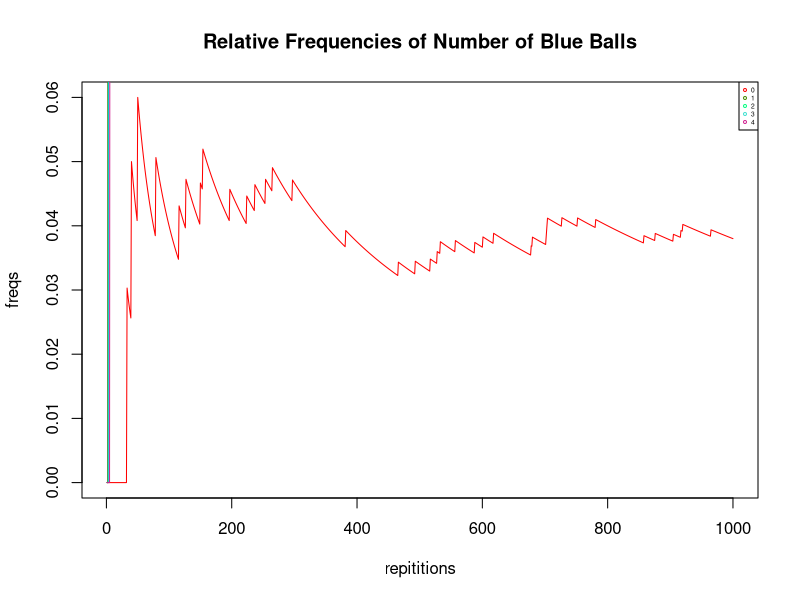

Generate this figure with R:
## ---- chunk 1
bag1 <- c('white', 'white', 'red')
bag2 <- c(rep('white', 3), 'red')
bags <- c('bag1', 'bag2')
repetitions <- 1000
drawn_balls <- character(repetitions)
set.seed(345)
for (i in 1:repetitions) {
  # select one bag
  chosen_bag <- sample(bags, 1)
  
  # draw a ball from chosen bag
  if (chosen_bag == 'bag1') {
    drawn_balls[i] <- sample(bag1, 1)
  } else {
    drawn_balls[i] <- sample(bag2, 1)
  }
}
table(drawn_balls) / repetitions
## ---- chunk 2
#creating the matrix drawn balls.
#each row reprsents a sample 
box1 <- c('blue', 'blue', 'red')
box2 <- c('blue', 'blue', 'red', 'red', 'red', 'white')
drawn_balls <- matrix(NA, nrow= 1000, ncol = 4)

for (i in 1:nrow(drawn_balls)){
  if (runif(1) > 0.5) {
  drawn_balls[i,] <- sample(box1, size = 4, replace = TRUE)
}
else {
  drawn_balls[i,] <- sample(box2, size = 4, replace = FALSE)
}
}



## ---- chunk 3
freqs <- c()
for (i in 1:nrow(drawn_balls)){
  freqs[i] <- sum(drawn_balls[i,] == 'blue')
}
freqs
num_blue_balls <- table(freqs)

## ---- chunk 4
vec <- vector(mode = 'list', length = 5)
for (i in 0:4){
vec[[i+1]] <- cumsum(freqs == i)/(1:1000) 
}

## ---- chunk 5
plot(x = 1:1000, y = vec[[1]], xlab= 'repititions', ylab= 'freqs', type = 'l', col = 'red')
lines(x = 1:1000, y = vec[[2]], type = 'l', col = 'chartreuse4')
lines(x = 1:1000, y = vec[[3]], type = 'l', col = 'springgreen')
lines(x = 1:1000, y = vec[[4]], type = 'l', col = 'turquoise3')
lines(x = 1:1000, y = vec[[5]], type = 'l', col = 'violetred')
title(main = 'Relative Frequencies of Number of Blue Balls')
legend("topright", legend=c("0", "1", "2", "3", "4"), col=c("red", "chartreuse4", "springgreen", "turquoise", "violetred"), pch = 1, cex= 0.4)
